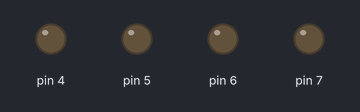
Bench run of a sketch on a simulated Arduino Uno, built with avr-gcc and run on an emulated ATmega328P. Parts: output pins drawn as LEDs (lit = HIGH).

Above: at 0.5 s.
At 2.5 s:
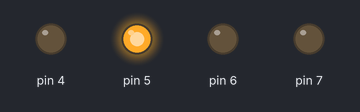
At 3.5 s:
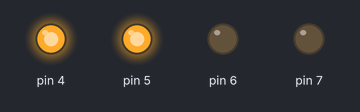
At 5.5 s:
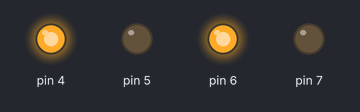
At 8.5 s:
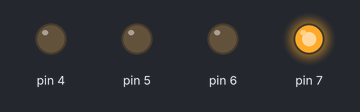
At 11.5 s:
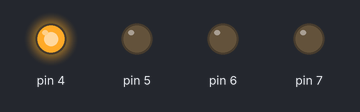
Timing chart, 0 to 13.0 s (numbered marks = the images above):
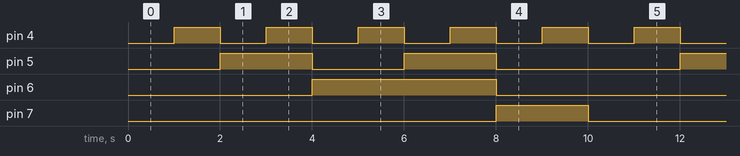

The sketch:

FND_cd4511_port.ino
```cpp
int digit[10] ={
  0x00,		// 0000 0000
  0x10,		// 0001	0000
  0x20,		// 0010 0000
  0x30,		// 0011 0000
  0x40,		// 0100 0000
  0x50,		// 0101 0000
  0x60,		// 0110 0000
  0x70,		// 0111 0000
  0x80,		// 1000 0000
  0x90		// 1001 0000
};

void setup(){
  DDRD = DDRD | 0xF0;
}

void loop() {
  for(int num = 0; num <10; num++) {
  	PORTD = (PORTD & 0x0F) | digit[num];
    delay(1000);
  }
}
```

Measured:
- by itself, pin 4: alternates HIGH for 1.0 s and LOW for 1.0 s
- by itself, pin 5: repeats every 10.0 s: LOW 2.0 s, HIGH 2.0 s, LOW 4.0 s, HIGH 2.0 s
- by itself, pin 6: alternates HIGH for 4.0 s and LOW for 6.0 s
- by itself, pin 7: alternates HIGH for 2.0 s and LOW for 8.0 s
